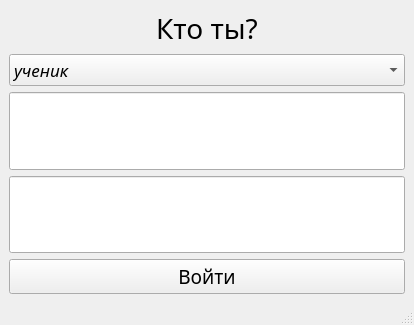
<?xml version="1.0" encoding="UTF-8"?>
<ui version="4.0">
 <class>MainWindow</class>
 <widget class="QMainWindow" name="MainWindow">
  <property name="geometry">
   <rect>
    <x>0</x>
    <y>0</y>
    <width>414</width>
    <height>325</height>
   </rect>
  </property>
  <property name="windowTitle">
   <string>MainWindow</string>
  </property>
  <widget class="QWidget" name="centralwidget">
   <layout class="QGridLayout" name="gridLayout">
    <item row="0" column="0">
     <widget class="QLabel" name="label">
      <property name="font">
       <font>
        <family>Segoe Script</family>
        <pointsize>21</pointsize>
       </font>
      </property>
      <property name="text">
       <string>Кто ты?</string>
      </property>
      <property name="alignment">
       <set>Qt::AlignCenter</set>
      </property>
     </widget>
    </item>
    <item row="1" column="0">
     <widget class="QComboBox" name="comboBox">
      <property name="sizePolicy">
       <sizepolicy hsizetype="Preferred" vsizetype="Minimum">
        <horstretch>0</horstretch>
        <verstretch>0</verstretch>
       </sizepolicy>
      </property>
      <property name="font">
       <font>
        <family>Segoe Script</family>
        <pointsize>13</pointsize>
        <italic>true</italic>
        <underline>false</underline>
        <strikeout>false</strikeout>
       </font>
      </property>
      <item>
       <property name="text">
        <string>ученик</string>
       </property>
      </item>
      <item>
       <property name="text">
        <string>преподаватель</string>
       </property>
      </item>
      <item>
       <property name="text">
        <string>директор</string>
       </property>
      </item>
     </widget>
    </item>
    <item row="2" column="0">
     <layout class="QVBoxLayout" name="verticalLayout">
      <item>
       <widget class="QLineEdit" name="lineEdit">
        <property name="sizePolicy">
         <sizepolicy hsizetype="Expanding" vsizetype="Expanding">
          <horstretch>0</horstretch>
          <verstretch>0</verstretch>
         </sizepolicy>
        </property>
        <property name="font">
         <font>
          <family>Segoe Script</family>
          <pointsize>18</pointsize>
          <weight>75</weight>
          <bold>true</bold>
         </font>
        </property>
        <property name="toolTip">
         <string>&lt;html&gt;&lt;head/&gt;&lt;body&gt;&lt;p&gt;&lt;span style=&quot; font-size:11pt; font-style:italic;&quot;&gt;Имя пользователя&lt;/span&gt;&lt;/p&gt;&lt;/body&gt;&lt;/html&gt;</string>
        </property>
        <property name="whatsThis">
         <string>&lt;html&gt;&lt;head/&gt;&lt;body&gt;&lt;p&gt;ваш никнейм&lt;/p&gt;&lt;/body&gt;&lt;/html&gt;</string>
        </property>
        <property name="text">
         <string/>
        </property>
       </widget>
      </item>
      <item>
       <widget class="QLineEdit" name="lineEdit_2">
        <property name="sizePolicy">
         <sizepolicy hsizetype="Expanding" vsizetype="Expanding">
          <horstretch>0</horstretch>
          <verstretch>0</verstretch>
         </sizepolicy>
        </property>
        <property name="toolTip">
         <string>&lt;html&gt;&lt;head/&gt;&lt;body&gt;&lt;p&gt;&lt;span style=&quot; font-size:12pt; font-style:italic;&quot;&gt;Пароль пользователя&lt;/span&gt;&lt;/p&gt;&lt;/body&gt;&lt;/html&gt;</string>
        </property>
        <property name="whatsThis">
         <string>&lt;html&gt;&lt;head/&gt;&lt;body&gt;&lt;p&gt;ваш никнейм&lt;/p&gt;&lt;/body&gt;&lt;/html&gt;</string>
        </property>
       </widget>
      </item>
     </layout>
    </item>
    <item row="3" column="0">
     <widget class="QPushButton" name="pushButton">
      <property name="font">
       <font>
        <family>Segoe Print</family>
        <pointsize>14</pointsize>
       </font>
      </property>
      <property name="text">
       <string>Войти</string>
      </property>
     </widget>
    </item>
   </layout>
  </widget>
  <widget class="QStatusBar" name="statusbar"/>
 </widget>
 <resources/>
 <connections/>
</ui>
